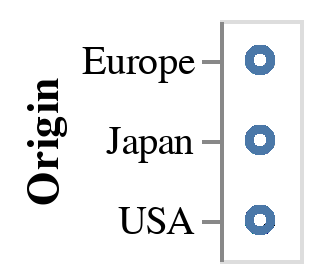

Here is the notebook cell this chart was saved with:
### Markdown cell above
#### Encodings

The next step is to add *visual encoding channels* (or *encodings* for short) to the chart. An encoding channel specifies how a given data column should be mapped onto the visual properties of the visualization.
Some of the more frequenty used visual encodings are listed here:

* ``x``: x-axis value
* ``y``: y-axis value
* ``color``: color of the mark
* ``opacity``: transparency/opacity of the mark
* ``shape``: shape of the mark
* ``size``: size of the mark
* ``row``: row within a grid of facet plots
* ``column``: column within a grid of facet plots

For a complete list of these encodings, see the [Encodings](https://altair-viz.github.io/user_guide/encoding.html) section of the documentation.

Visual encodings can be created with the `encode()` method of the `Chart` object. For example, we can start by mapping the `y` axis of the chart to the `Origin` column:

### Code cell
alt.Chart(cars).mark_point().encode(
    y='Origin'
)

### Figure 1 — Vega-Lite specification as saved in the notebook (floating-point values rounded to 4 significant figures; data arrays with more than 128 entries replaced by an {"elided": "..."} marker saying what was removed)
{"config": {"view": {"continuousWidth": 300, "continuousHeight": 300}}, "data": {"name": "data-583e73726c1545c56c203344161a975c"}, "mark": {"type": "point"}, "encoding": {"y": {"field": "Origin", "type": "nominal"}}, "$schema": "https://vega.github.io/schema/vega-lite/v5.20.1.json", "datasets": {"data-583e73726c1545c56c203344161a975c": {"elided": "406 records"}}}
